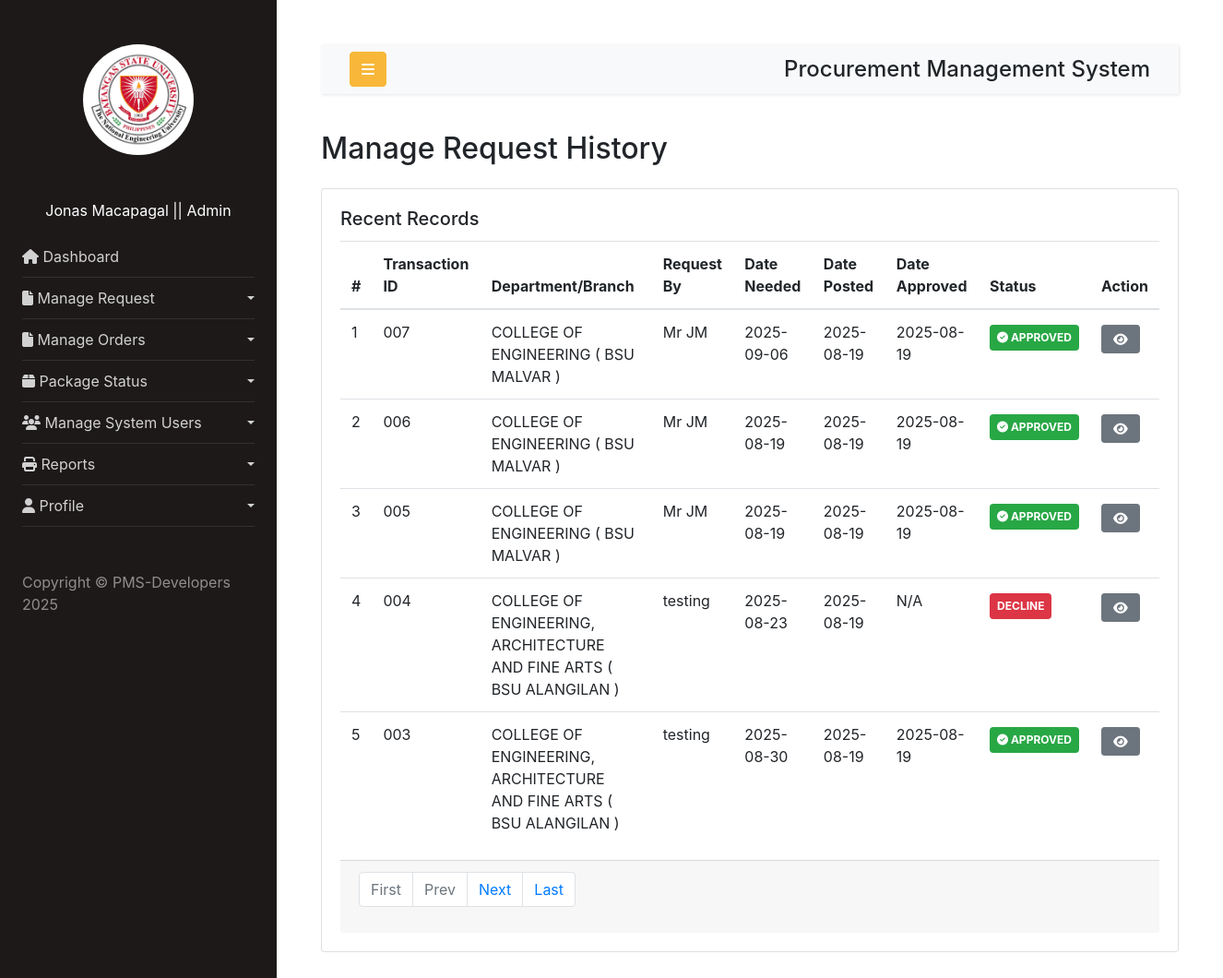
/EndUsers/adminrequesthistory.php (signed in), run on the app's committed database.
### tables this page shows
CREATE TABLE `request` (
  `r_id` int(255) NOT NULL,
  `transactionCode` varchar(255) NOT NULL,
  `Reason` text DEFAULT NULL,
  `Description` text DEFAULT NULL,
  `addSupply` text DEFAULT NULL,
  `productDes` text DEFAULT NULL,
  `quantity` text DEFAULT NULL,
  `dateNeeded` text DEFAULT NULL,
  `dateRequest` text DEFAULT NULL,
  `dateApprove` text DEFAULT NULL,
  `empID` varchar(255) NOT NULL,
  `statusOne` int(2) DEFAULT 0,
  `statusTwo` int(2) DEFAULT 0,
  `notes` text DEFAULT NULL
);

CREATE TABLE `users` (
  `user_id` int(255) NOT NULL,
  `username` varchar(255) NOT NULL,
  `password` varchar(255) NOT NULL,
  `fullname` varchar(255) NOT NULL,
  `department` varchar(255) DEFAULT NULL,
  `campus` text DEFAULT NULL,
  `access` varchar(50) DEFAULT NULL,
  `status` int(2) NOT NULL DEFAULT 0,
  `dateAdded` date DEFAULT current_timestamp(),
  `isprotected` int(2) NOT NULL DEFAULT 0
);

### EndUsers/adminrequesthistory.php (the view, shortened to what this page needs)
<?php
include_once("./components/header.php");
include_once("./components/sidebar.php");
include_once("./components/innernavbar.php");
$con = connection();
?>
<h2 class="mb-4">Manage Request History</h2>
<div class="row">
  <div class="col-lg-12 md-3">
    <div class="card">
      <div class="card-body">
        <h5 class="card-title">Recent Records</h5>
        <div class="table-responsive">
          <table class="table table-striped-columns">
            <thead>
                  <tr>
                    <th scope="col">#</th>
                    <th scope="col">Transaction ID</th>
                    <th scope="col">Department/Branch</th>
                    <th scope="col">Request By</th>
                    <th scope="col">Date Needed</th>
                    <th scope="col">Date Posted</th>
                    <th scope="col">Date Approved</th>
                    <th scope="col">Status</th>
                    <th scope="col">Action</th>
                  </tr>
            </thead>
            <tbody>
                  <?php
                    if(isset($_GET['page_no']) && $_GET['page_no'] !== ""){
                        $page_no = $_GET['page_no'];
                      }else{
                          $page_no = 1;
                      }
                      $total_records_per_page = 5;
                      $offset = ($page_no - 1) * $total_records_per_page;
                      $count = $offset + 1;
                      $search = mysqli_query($con, "SELECT COUNT(*) as total_records FROM `request` WHERE `statusOne` = 1 OR `statusOne` = 2 ORDER BY `r_id` DESC")
                      or die(mysqli_errno($con));
                      $records = mysqli_fetch_array($search);
                      $total_records = $records['total_records'];
                      $total_no_of_pages = ceil($total_records / $total_records_per_page);
                    $getUsersInfo = mysqli_query($con,"SELECT * FROM `request` WHERE `statusOne` = 1 OR `statusOne` = 2 ORDER BY `r_id` DESC LIMIT $offset , $total_records_per_page");
                    while($row = mysqli_fetch_assoc($getUsersInfo)){
                      $userID = $row['empID'];
                    ?>
                  <tr>
                    <td><?php echo $count++;?></td>
                    <td><?= $row['transactionCode']; ?></td>
                    <?php
                    $seletDep = mysqli_query($con, "SELECT * FROM `users` WHERE `username` = '$userID'");
                    while($fetch = mysqli_fetch_assoc($seletDep)){
                    ?>
                    <td class=""><?=  $fetch['department'];?> ( <?=  $fetch['campus'];?> ) </td>
                    <td><?=  $fetch['fullname'];?></td>
                    <?php
                    } ?>
                    <td><?=  $row['dateNeeded'];?></td>
                    <td><?=  $row['dateRequest'];?></td>
                    <td><?=  $row['dateApprove'] ?? 'N/A';?></td>
                    <td>
                      <?php
                        if ($row['statusOne'] == 0 ) {
                          echo '<span class="badge bg-warning text-white mt-1 p-2"><i class="fa fa-exclamation-triangle"></i> PENDING </span>';
                        }elseif ($row['statusOne'] == 2 ) {
                            echo '<span class="badge bg-danger text-white mt-1 p-2"><i class="bi bi-x-circle"></i> DECLINE </span>';
                          } else {
                          echo '<span class="badge bg-success p-2 text-white mt-1"><i class="fa fa-check-circle"></i> APPROVED </span>';
                        }
                      ?>
                    </td>
                    <td>
                      <a href="adminviewunitRequestHistory?ID=<?php echo $row['transactionCode']?>" class="btn btn-sm btn-secondary mt-1 p-1"><i class="fa fa-eye mx-2" data-toggle="tooltip" title="Request"></i> </a>
                    </td>
                  </tr>
                  <?php }?>
            </tbody>
          </table>
          <div class="card-footer bg-bg-info-subtle d-flex align-items-center justify-content-between">
                <nav aria-label="Page navigation example">
                    <ul class="pagination justify-content-center fw-bold">
                        <li class="page-item <?php if($page_no <= 1) echo 'disabled'; ?>">
                            <a class="page-link" href="?page_no=1">First</a>
                        </li>
                        <li class="page-item <?php if($page_no <= 1) echo 'disabled'; ?>">
                            <a class="page-link" href="<?php if($page_no <= 1){ echo '#'; } else { echo "?page_no=".($page_no - 1); } ?>">Prev</a>
                        </li>
                        <li class="page-item <?php if($page_no >= $total_no_of_pages) echo 'disabled'; ?>">
                            <a class="page-link" href="<?php if($page_no >= $total_no_of_pages){ echo '#'; } else { echo "?page_no=".($page_no + 1); } ?>">Next</a>
                        </li>
                        <li class="page-item <?php if($page_no >= $total_no_of_pages) echo 'disabled'; ?>">
                            <a class="page-link" href="?page_no=<?php echo $total_no_of_pages; ?>">Last</a>
                        </li>
                    </ul>
                </nav>
            </div>
        </div>
      </div>
    </div>
  </div>
</div>
<?php include_once("./components/footscript.php"); ?>

### EndUsers/components/header.php (shortened to what this page needs)
<?php
$fullname = $_SESSION['fullname'];
$role = $_SESSION['role'];
?>
<!doctype html>
<html lang="en">
  <head>
    <link rel="stylesheet" href="https://stackpath.bootstrapcdn.com/font-awesome/4.7.0/css/font-awesome.min.css">
    <link rel="stylesheet" href="https://cdnjs.cloudflare.com/ajax/libs/font-awesome/6.5.0/css/all.min.css" />
    <link rel="stylesheet" href="css/style.css">
    <link rel="stylesheet" href="https://cdnjs.cloudflare.com/ajax/libs/limonte-sweetalert2/11.7.32/sweetalert2.min.css">
    <link rel="stylesheet" href="https://cdn.jsdelivr.net/npm/bootstrap@4.0.0/dist/css/bootstrap.min.css">
  </head>
    <body>
		<div class="wrapper d-flex align-items-stretch">

### EndUsers/components/sidebar.php (shortened to what this page needs)
<?php
              $currentPage = pathinfo(basename($_SERVER['PHP_SELF']), PATHINFO_FILENAME);
              $isTemplateActive = in_array($currentPage, ['forms.php', 'table.php']);
         ?>
         <?php
         if($role == "Admin"){
         ?>
         <nav id="sidebar">
	<div class="p-4 pt-5">
 		    <a href="#" class="img logo rounded-circle mb-5" style="background-image: url(images/bsu.jpg);"></a>
             <center>
                 <p><?= $fullname ." || ".$role; ?></p>
             </center>
      <ul class="list-unstyled components mb-5">
        <li  class="<?= ($currentPage == 'dashboard') ? 'active' : '' ?>">
            <a href="dashboard"><i class="fas fa-home"></i> Dashboard</a>
        </li>
           <li>
             <a href="#requestSubmenu" data-toggle="collapse" aria-expanded="<?= $isTemplateActive ? 'true' : 'false' ?>" class="dropdown-toggle <?= $isTemplateActive ? '' : '' ?>">
                <i class="fas fa-file"></i> Manage Request
             </a>
           </li>
           <li>
             <a href="#orderSubmenu" data-toggle="collapse" aria-expanded="<?= $isTemplateActive ? 'true' : 'false' ?>" class="dropdown-toggle <?= $isTemplateActive ? '' : '' ?>">
                 <i class="fas fa-file"></i> Manage Orders
             </a>
        </li>
           <li>
             <a href="#package" data-toggle="collapse" aria-expanded="<?= $isTemplateActive ? 'true' : 'false' ?>" class="dropdown-toggle <?= $isTemplateActive ? '' : '' ?>" class="dropdown-toggle"><i class="fas fa-box"></i>  Package Status</a>
        </li>
           <li>
             <a href="#userSubmenu" data-toggle="collapse" aria-expanded="<?= $isTemplateActive ? 'true' : 'false' ?>" class="dropdown-toggle <?= $isTemplateActive ? '' : '' ?>" class="dropdown-toggle"><i class="fas fa-users"></i> Manage System Users</a>
        </li>
           <li>
             <a href="#reportSubmenu" data-toggle="collapse" aria-expanded="<?= $isTemplateActive ? 'true' : 'false' ?>" class="dropdown-toggle <?= $isTemplateActive ? '' : '' ?>" class="dropdown-toggle"><i class="fas fa-print"></i> Reports</a>
        </li>
           <li>
             <a href="#profileSubmenu" data-toggle="collapse" aria-expanded="<?= $isTemplateActive ? 'true' : 'false' ?>" class="dropdown-toggle <?= $isTemplateActive ? '' : '' ?>" class="dropdown-toggle"><i class="fas fa-user"></i>  Profile</a>
        </li>
      </ul>
      <div class="footer">
      	<p>Copyright &copy; PMS-Developers <script>document.write(new Date().getFullYear());</script></p>
      </div>
    </div>
 	</nav>
     <?php }?>

### EndUsers/components/innernavbar.php (shortened to what this page needs)
<div id="content" class="p-4 p-md-5">
    <nav class="navbar navbar-expand-lg navbar-light bg-light">
        <div class="container-fluid">
        <button type="button" id="sidebarCollapse" class="btn btn-primary">
            <i class="fa fa-bars"></i>
        </button>
        <div class="collapse navbar-collapse" id="navbarSupportedContent">
            <ul class="nav navbar-nav ml-auto">
                <h4 class="mb-0">Procurement Management System</h4>
            </ul>
        </div>
        </div>
    </nav>

### EndUsers/components/footscript.php (shortened to what this page needs)
      </div>
		</div>
  </body>
</html>

### data on the page
request: transactionCode "007", dateNeeded "2025-09-06", dateRequest "2025-08-19", dateApprove "2025-08-19", statusOne "APPROVED"
users: department "COLLEGE OF ENGINEERING", campus "BSU MALVAR", fullname "Mr JM"
request: transactionCode "006", dateNeeded "2025-08-19", dateRequest "2025-08-19", dateApprove "2025-08-19", statusOne "APPROVED"
request: transactionCode "005", dateNeeded "2025-08-19", dateRequest "2025-08-19", dateApprove "2025-08-19", statusOne "APPROVED"
request: transactionCode "004", dateNeeded "2025-08-23", dateRequest "2025-08-19", dateApprove "N/A", statusOne "DECLINE"
users: department "COLLEGE OF ENGINEERING, ARCHITECTURE AND FINE ARTS", campus "BSU ALANGILAN", fullname "testing"
request: transactionCode "003", dateNeeded "2025-08-30", dateRequest "2025-08-19", dateApprove "2025-08-19", statusOne "APPROVED"

### other printed values
$fullname "Jonas Macapagal"
$role "Admin"
